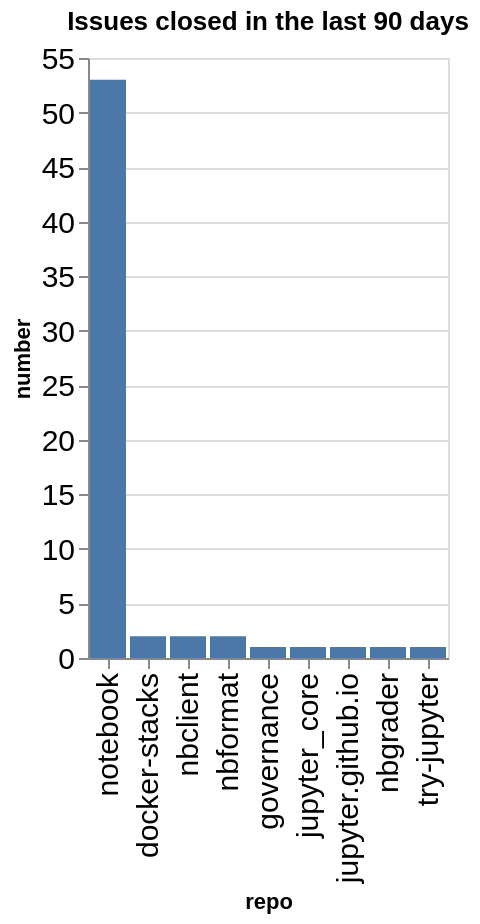

Here is the notebook cell this chart was saved with:
### Code cell
closed_counts = closed.groupby(['org', 'repo']).count()['number'].reset_index()
closed_counts['org/repo'] = closed_counts.apply(lambda a: a['org'] + '/' + a['repo'], axis=1)
sorted_vals = closed_counts.sort_values(['number'], ascending=False)['repo'].values
alt.Chart(data=closed_counts, title=f"Issues closed in the last {n_days} days").mark_bar().encode(
    x=alt.X('repo', sort=alt.Sort(sorted_vals.tolist())),
    y='number',
)

### Figure 1 — Vega-Lite specification as saved in the notebook (floating-point values rounded to 4 significant figures)
{"config": {"axisLeft": {"labelFontSize": 15}, "axisBottom": {"labelFontSize": 15}}, "data": {"name": "data-704787aed43093d407bd11bcd32f196f"}, "mark": {"type": "bar"}, "encoding": {"x": {"field": "repo", "sort": ["notebook", "docker-stacks", "nbclient", "nbformat", "governance", "jupyter_core", "jupyter.github.io", "nbgrader", "try-jupyter"], "type": "nominal"}, "y": {"field": "number", "type": "quantitative"}}, "title": "Issues closed in the last 90 days", "$schema": "https://vega.github.io/schema/vega-lite/v5.20.1.json", "datasets": {"data-704787aed43093d407bd11bcd32f196f": [{"org": "jupyter", "repo": "docker-stacks", "number": 2, "org/repo": "jupyter/docker-stacks"}, {"org": "jupyter", "repo": "governance", "number": 1, "org/repo": "jupyter/governance"}, {"org": "jupyter", "repo": "jupyter.github.io", "number": 1, "org/repo": "jupyter/jupyter.github.io"}, {"org": "jupyter", "repo": "jupyter_core", "number": 1, "org/repo": "jupyter/jupyter_core"}, {"org": "jupyter", "repo": "nbclient", "number": 2, "org/repo": "jupyter/nbclient"}, {"org": "jupyter", "repo": "nbformat", "number": 2, "org/repo": "jupyter/nbformat"}, {"org": "jupyter", "repo": "nbgrader", "number": 1, "org/repo": "jupyter/nbgrader"}, {"org": "jupyter", "repo": "notebook", "number": 53, "org/repo": "jupyter/notebook"}, {"org": "jupyter", "repo": "try-jupyter", "number": 1, "org/repo": "jupyter/try-jupyter"}]}}
